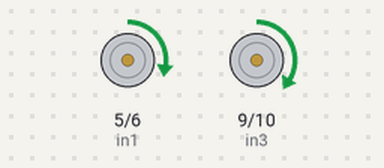
Recording of a sketch running on a simulated Arduino Uno, built with avr-gcc and run on an emulated ATmega328P. Shown: motor-driver pin pairs drawn as motors (green arrow = first pin HIGH = forward, orange = second pin HIGH = backward, longer = more drive, scaled by the enable pin).

Above: at 1.0 s.
At 3.0 s:
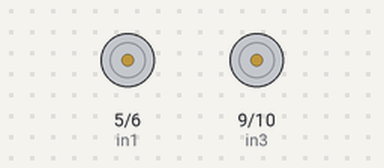
At 5.0 s:
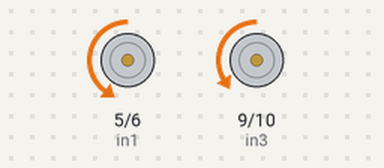
Timing chart, 0 to 7.8 s (numbered marks = the images above):
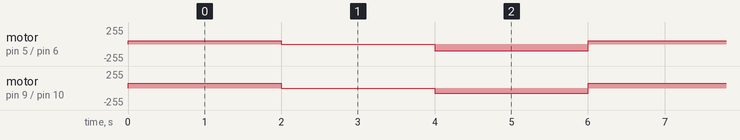

The sketch:

MotorController.ino
```cpp
// Motor 1 Pins
int ena = 3;
int in1 = 5;
int in2 = 6;

int enb = 11;
int in3 = 9;
int in4 = 10;

void setup()
{
  pinMode(ena, OUTPUT);
  pinMode(in1, OUTPUT);
  pinMode(in2, OUTPUT);
  pinMode(enb, OUTPUT);
  pinMode(in3, OUTPUT);
  pinMode(in4, OUTPUT);


}

void loop()
{
   // Clockwise Max Spd
  digitalWrite(in1, HIGH);
  digitalWrite(in2, LOW);
  analogWrite(ena, 50);
  digitalWrite(in3, HIGH);
  digitalWrite(in4, LOW);
  analogWrite(enb, 75);
  delay(2000);

  // Stop
  digitalWrite(in1, LOW);
  digitalWrite(in2, LOW);
  analogWrite(ena, 0);
  digitalWrite(in3, LOW);
  digitalWrite(in4, LOW);
  analogWrite(enb, 0);
  delay(2000);

  // CounterClockwise Max Spd
  digitalWrite(in1, LOW);
  digitalWrite(in2, HIGH);
  analogWrite(ena, 100);
  digitalWrite(in3, LOW);
  digitalWrite(in4, HIGH);
  analogWrite(enb, 75);
  delay(2000);
}
```

Measured:
- by itself, motor on pin 5 (in1) / pin 6 (in2): repeats every 6.0 s: stopped 2.0 s, backward 100/255 2.0 s, forward 50/255 2.0 s
- by itself, motor on pin 9 (in3) / pin 10 (in4): repeats every 6.0 s: stopped 2.0 s, backward 75/255 2.0 s, forward 75/255 2.0 s
